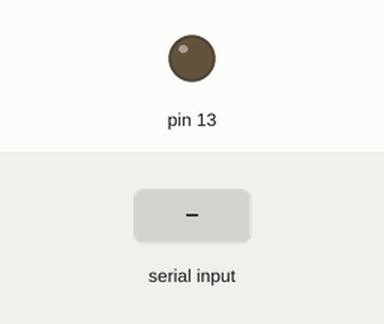
Simulated run of this sketch. Board: Arduino Uno, built with avr-gcc and run on an emulated ATmega328P. Shown: output pins drawn as LEDs (lit = HIGH). The inputs (shaded band) are chosen by the test bench. The board resets itself during the run and starts again; what the sketch prints to the serial monitor is not drawn.

Above: at 1.2 s.
1.3 s: "1" received over Serial
At 2.2 s:
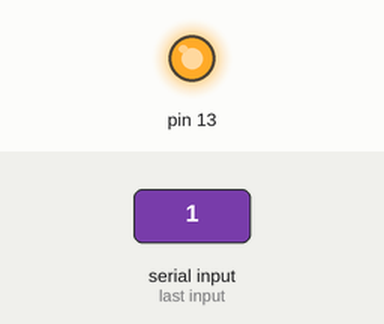
2.8 s: "0" received over Serial
At 3.3 s:
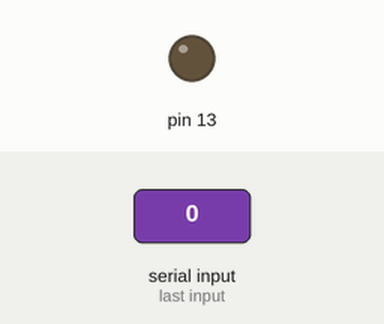
4.3 s: "9" received over Serial
Timing chart, 0 to 7.3 s (numbered marks = the images above; inputs shaded):
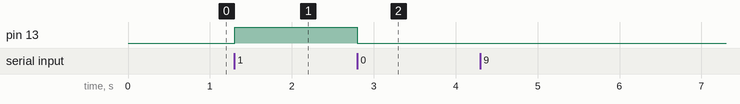

Measured:
- after the input at 1.3 s, pin 13: LOW → HIGH at once
- after the input at 2.8 s, pin 13: HIGH → LOW at once

The sketch:

bluetooth_test1.ino
```cpp
#include <avr/wdt.h>

byte ch;
void setup(){
  pinMode(13, OUTPUT);
  Serial.begin(9600);
  Serial.println(F("Main Program Started"));
}
void loop(){
    if (Serial.available()){
      ch=Serial.read();
      if(ch=='9'){
        EnterFlashMode();
      }else if(ch=='1'){
        digitalWrite(13, HIGH);
      }else if(ch=='0'){
        digitalWrite(13, LOW);
      }else{
        Serial.println(ch);
      }
    }
}
void EnterFlashMode(){
  Serial.println(F("Entering Bootloader"));
  wdt_enable(WDTO_30MS);
  Serial.println(F("Something's not right.")); // "Something     " gets typed out, then crashes.
}
```
